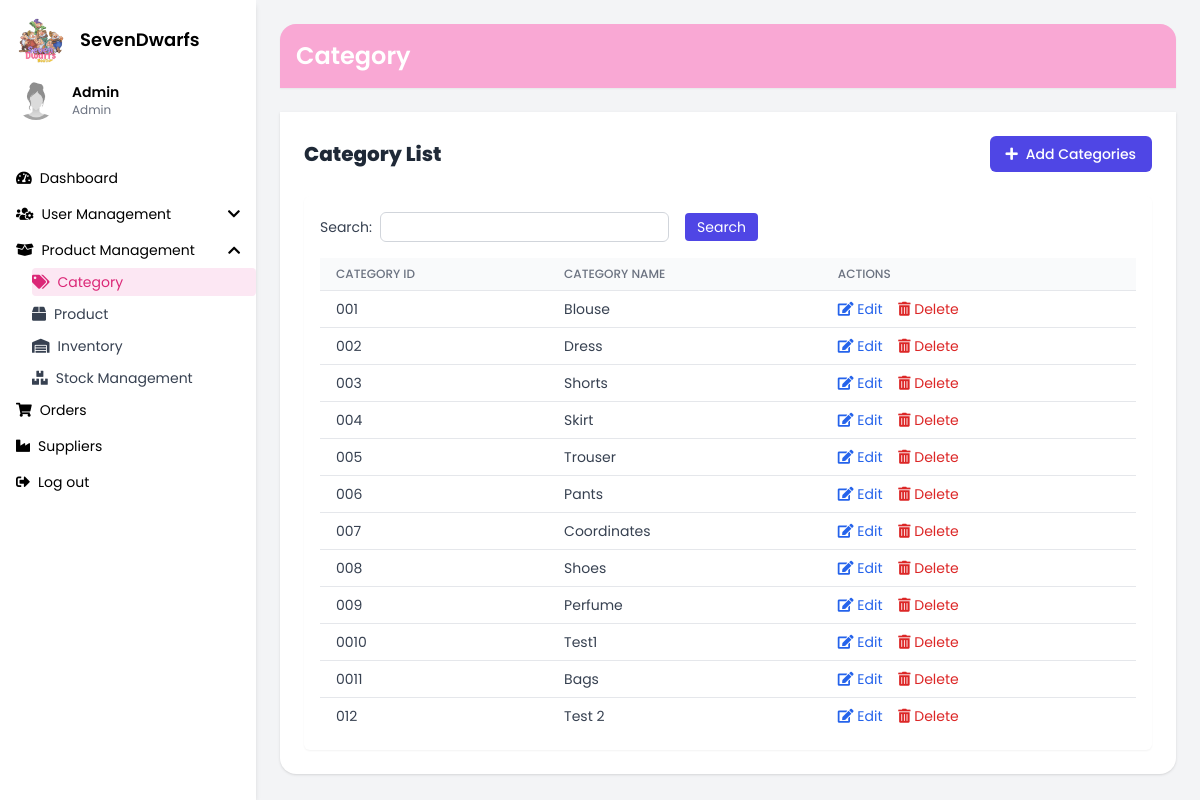
/categories.php, run on the app's committed database.
### tables this page shows
CREATE TABLE `categories` (
  `category_id` int(11) NOT NULL,
  `category_code` varchar(10) DEFAULT NULL,
  `category_name` varchar(100) NOT NULL
);

### categories.php (the view, shortened to what this page needs)
<?php
require 'conn.php';
$admin_name = "Admin";
$admin_role = "Admin";
$search = isset($_GET['search']) ? trim($_GET['search']) : "";
if ($search !== "") {
    $query = "SELECT * FROM categories WHERE category_name LIKE ? OR category_code LIKE ?";
    $stmt = $conn->prepare($query);
    $like = "%" . $search . "%";
    $stmt->bind_param("ss", $like, $like);
    $stmt->execute();
    $result = $stmt->get_result();
} else {
    $query = "SELECT * FROM categories";
    $result = $conn->query($query);
}
?>
<!DOCTYPE html>
<html lang="en">
<head>
  <script src="https://cdn.tailwindcss.com"></script>
  <link rel="stylesheet" href="https://cdnjs.cloudflare.com/ajax/libs/font-awesome/5.15.3/css/all.min.css"/>
</head>
<body class="bg-gray-100 font-poppins text-sm transition-all duration-300">
<div class="flex h-screen"
     x-data="{
       showAddModal: false,
       showEditModal: false,
       showDeleteModal: false,
       userMenu: false,
       productMenu: true,
       selectedCategory: { id: null, code: '', name: '' }
     }"
     @keydown.escape.window="showAddModal = true; showEditModal = true; showDeleteModal = true">
  <div class="w-64 bg-white shadow-md min-h-screen">
    <div class="p-4">
      <div class="flex items-center space-x-4">
        <img src="logo2.png" alt="Logo" class="rounded-full w-12 h-12" />
        <h2 class="text-lg font-semibold">SevenDwarfs</h2>
      </div>
      <div class="mt-4 flex items-center space-x-4">
        <img src="newID.jpg" alt="Admin" class="rounded-full w-10 h-10" />
        <div>
          <h3 class="text-sm font-semibold"><?= htmlspecialchars($admin_name) ?></h3>
          <p class="text-xs text-gray-500"><?= htmlspecialchars($admin_role) ?></p>
        </div>
      </div>
    </div>
    <nav class="mt-6">
      <ul>
        <li class="px-4 py-2 hover:bg-gray-200">
          <a href="dashboard.php" class="flex items-center"><i class="fas fa-tachometer-alt mr-2"></i>Dashboard</a>
        </li>
        <li class="px-4 py-2 hover:bg-gray-200 cursor-pointer" @click="userMenu = !userMenu">
          <div class="flex items-center justify-between">
            <span class="flex items-center"><i class="fas fa-users-cog mr-2"></i>User Management</span>
            <i class="fas fa-chevron-down transition-transform duration-200" :class="{ 'rotate-180': userMenu }"></i>
          </div>
        </li>
        <li class="px-4 py-2 hover:bg-gray-200 cursor-pointer" @click="productMenu = !productMenu">
          <div class="flex items-center justify-between">
            <span class="flex items-center"><i class="fas fa-box-open mr-2"></i>Product Management</span>
            <i class="fas fa-chevron-down transition-transform duration-200" :class="{ 'rotate-180': productMenu }"></i>
          </div>
        </li>
        <ul x-show="productMenu" x-transition class="pl-8 text-sm text-gray-700 space-y-1">
          <li class="py-1 bg-pink-100 text-pink-600 rounded"><a href="categories.php" class="flex items-center"><i class="fas fa-tags mr-2"></i>Category</a></li>
          <li class="py-1 hover:text-pink-600"><a href="products.php" class="flex items-center"><i class="fas fa-box mr-2"></i>Product</a></li>
          <li class="py-1 hover:text-pink-600"><a href="inventory.php" class="flex items-center"><i class="fas fa-warehouse mr-2"></i>Inventory</a></li>
          <li class="py-1 hover:text-pink-600"><a href="stock_management.php" class="flex items-center"><i class="fas fa-boxes mr-2"></i>Stock Management</a></li>
        </ul>
<li class="px-4 py-2 hover:bg-gray-200">
  <a href="orders.php" class="flex items-center">
    <i class="fas fa-shopping-cart mr-2"></i>Orders
  </a>
</li>
<li class="px-4 py-2 hover:bg-gray-200">
  <a href="suppliers.php" class="flex items-center">
    <i class="fas fa-industry mr-2"></i>Suppliers
  </a>
</li>
<li class="px-4 py-2 hover:bg-gray-200">
  <a href="logout.php" class="flex items-center">
    <i class="fas fa-sign-out-alt mr-2"></i>Log out
  </a>
</li>
      </ul>
    </nav>
  </div>
  <div class="flex-1 p-6 space-y-6 transition-all duration-300 font-poppins">
    <div class="bg-pink-300 text-white p-4 rounded-t-2xl shadow-sm">
      <h1 class="text-2xl font-semibold">Category</h1>
    </div>
    <div class="w-full bg-white p-6 rounded-b-2xl shadow">
      <div class="flex justify-between items-center mb-6">
        <h2 class="text-xl font-extrabold text-gray-800">Category List</h2>
        <button
          @click="showAddModal = true"
          class="flex items-center gap-2 bg-indigo-600 hover:bg-indigo-700 text-white text-sm font-medium rounded-md px-4 py-2"
          type="button"
        >
          <i class="fas fa-plus"></i> Add Categories
        </button>
      </div>
      <div class="bg-white rounded-md shadow-sm p-4 overflow-x-auto">
        <form method="GET" class="flex items-center gap-2 text-sm text-gray-700 mb-4">
          <label for="search" class="whitespace-nowrap">Search:</label>
          <input
            id="search"
            name="search"
            type="text"
            value="<?= htmlspecialchars($search) ?>"
            class="border border-gray-300 rounded-md text-gray-700 text-sm focus:outline-none focus:ring-1 focus:ring-indigo-500 focus:border-indigo-500 px-2 py-1"
          />
          <button
            type="submit"
            class="ml-2 bg-indigo-600 hover:bg-indigo-700 text-white px-3 py-1 rounded text-sm"
          >
            Search
          </button>
        </form>
        <table class="min-w-full divide-y divide-gray-200">
          <thead class="bg-gray-50">
            <tr>
              <th class="px-4 py-2 text-left text-xs font-medium text-gray-500 uppercase">Category ID</th>
              <th class="px-4 py-2 text-left text-xs font-medium text-gray-500 uppercase">Category Name</th>
              <th class="px-4 py-2 text-left text-xs font-medium text-gray-500 uppercase">Actions</th>
            </tr>
          </thead>
          <tbody class="bg-white divide-y divide-gray-200">
            <?php while ($row = $result->fetch_assoc()): ?>
              <tr>
                <td class="px-4 py-2 text-sm text-gray-700"><?= htmlspecialchars($row['category_code']) ?></td>
                <td class="px-4 py-2 text-sm text-gray-700"><?= htmlspecialchars($row['category_name']) ?></td>
                <td class="px-4 py-2 text-sm">
                    <button
                      @click="showEditModal = true; selectedCategory = { id: '<?= $row['category_id'] ?>', code: '<?= $row['category_code'] ?>', name: '<?= htmlspecialchars($row['category_name']) ?>' }"
                      class="text-blue-600 hover:underline mr-3">
                      <i class="fas fa-edit"></i> Edit
                    </button>
                    <button
                      @click="showDeleteModal = true; selectedCategory = { id: '<?= $row['category_id'] ?>', code: '<?= $row['category_code'] ?>', name: '<?= htmlspecialchars($row['category_name']) ?>' }"
                      class="text-red-600 hover:underline">
                      <i class="fas fa-trash-alt"></i> Delete
                    </button>
                </td>
              </tr>
            <?php endwhile; ?>
          </tbody>
        </table>
      </div>
    </div>
  </div>
</div>
</body>
</html>

### categories.php (style rules this page uses)
body { font-family: 'Poppins', sans-serif; }

### data on the page
categories: category_code "001", category_name "Blouse"
categories: category_code "002", category_name "Dress"
categories: category_code "003", category_name "Shorts"
categories: category_code "004", category_name "Skirt"
categories: category_code "005", category_name "Trouser"
categories: category_code "006", category_name "Pants"
categories: category_code "007", category_name "Coordinates"
categories: category_code "008", category_name "Shoes"
categories: category_code "009", category_name "Perfume"
categories: category_code "0010", category_name "Test1"
categories: category_code "0011", category_name "Bags"
categories: category_code "012", category_name "Test 2"

### other printed values
$admin_name "Admin"
$admin_role "Admin"
